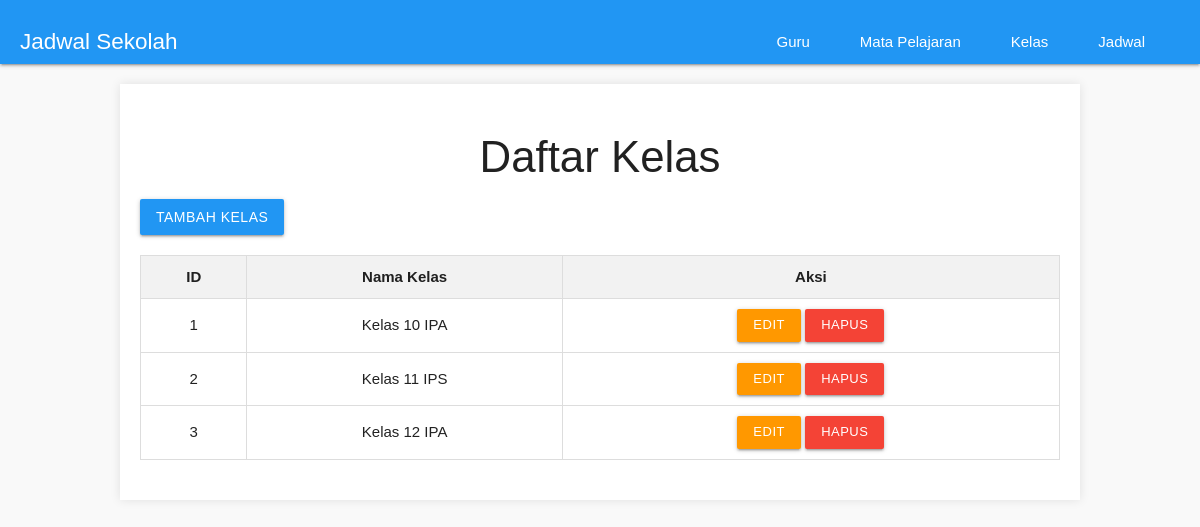
The app's page /public/kelas with its own data.
### tables this page shows
CREATE TABLE IF NOT EXISTS kelas (
    id_kelas INT AUTO_INCREMENT PRIMARY KEY,
    nama_kelas VARCHAR(100) NOT NULL
);

### app/controllers/KelasController.php (called while the page is built, shortened)
<?php
include_once '../app/models/KelasModel.php';
class KelasController {
    private $model;
    public function __construct($db) {
        $this->model = new KelasModel($db);
    }
    public function index() {
        $result = $this->model->getAll();
        include '../app/views/kelas/index.php';
    }
}
?>

### app/models/KelasModel.php (called while the page is built, shortened)
<?php
class KelasModel {
    private $conn;
    private $table = 'kelas';
    public function __construct($db) {
        $this->conn = $db;
    }
    public function getAll() {
        $query = "SELECT * FROM " . $this->table;
        $stmt = $this->conn->prepare($query);
        $stmt->execute();
        return $stmt;
    }
}
?>

### app/views/kelas/index.php (the view)
<?php include '../app/templates/header.php'; ?>
<h3 class="center-align">Daftar Kelas</h3>
<div class="row">
    <a href="<?php echo BASE_URL; ?>kelas/tambah" class="btn waves-effect waves-light blue">Tambah Kelas</a>
</div>
<table class="highlight centered">
    <thead>
        <tr>
            <th>ID</th>
            <th>Nama Kelas</th>
            <th>Aksi</th>
        </tr>
    </thead>
    <tbody>
        <?php while ($row = $result->fetch(PDO::FETCH_ASSOC)): ?>
            <tr>
                <td><?php echo $row['id_kelas']; ?></td>
                <td><?php echo $row['nama_kelas']; ?></td>
                <td>
                    <a href="<?php echo BASE_URL; ?>kelas/edit/<?php echo $row['id_kelas']; ?>" class="btn-small orange">Edit</a>
                    <a href="<?php echo BASE_URL; ?>kelas/hapus/<?php echo $row['id_kelas']; ?>" class="btn-small red" onclick="return confirm('Yakin ingin menghapus?')">Hapus</a>
                </td>
            </tr>
        <?php endwhile; ?>
    </tbody>
</table>
<?php include '../app/templates/footer.php'; ?>

### public/assets/css/styles.css (style rules this page uses)
body { font-family: Arial, sans-serif; background-color: #f9f9f9; margin: 0; padding: 0; }
table { width: 100%; border-collapse: collapse; margin-bottom: 20px; }
table, th, td { border: 1px solid #ddd; }
th, td { padding: 10px; text-align: left; }
th { background-color: #f2f2f2; }
a { text-decoration: none; color: #007bff; }

### records on screen
kelas: id_kelas "1", nama_kelas "Kelas 10 IPA"
kelas: id_kelas "2", nama_kelas "Kelas 11 IPS"
kelas: id_kelas "3", nama_kelas "Kelas 12 IPA"
